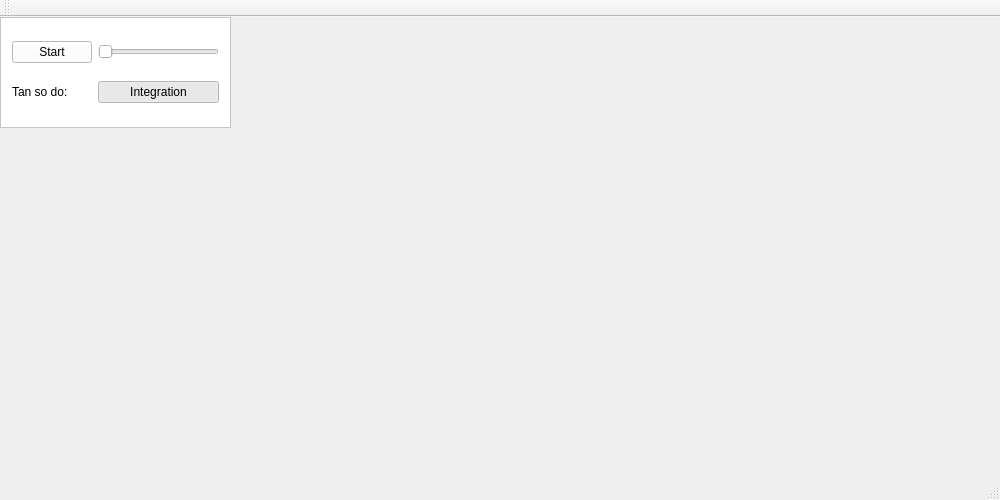
<?xml version="1.0" encoding="UTF-8"?>
<ui version="4.0">
 <class>MainWindow</class>
 <widget class="QMainWindow" name="MainWindow">
  <property name="geometry">
   <rect>
    <x>0</x>
    <y>0</y>
    <width>1000</width>
    <height>500</height>
   </rect>
  </property>
  <property name="windowTitle">
   <string>MainWindow</string>
  </property>
  <widget class="QWidget" name="centralWidget">
   <widget class="QFrame" name="frame">
    <property name="geometry">
     <rect>
      <x>0</x>
      <y>0</y>
      <width>231</width>
      <height>111</height>
     </rect>
    </property>
    <property name="styleSheet">
     <string notr="true">background-color: rgb(255, 255, 255);</string>
    </property>
    <property name="frameShape">
     <enum>QFrame::StyledPanel</enum>
    </property>
    <property name="frameShadow">
     <enum>QFrame::Raised</enum>
    </property>
    <layout class="QGridLayout" name="gridLayout">
     <item row="0" column="0">
      <widget class="QPushButton" name="pushButtonStart">
       <property name="text">
        <string>Start</string>
       </property>
      </widget>
     </item>
     <item row="1" column="0">
      <widget class="QLabel" name="labelFreq">
       <property name="styleSheet">
        <string notr="true"/>
       </property>
       <property name="text">
        <string>Tan so do:</string>
       </property>
      </widget>
     </item>
     <item row="0" column="1">
      <widget class="QSlider" name="horizontalSliderScaleValue">
       <property name="minimum">
        <number>1</number>
       </property>
       <property name="maximum">
        <number>100</number>
       </property>
       <property name="pageStep">
        <number>2</number>
       </property>
       <property name="orientation">
        <enum>Qt::Horizontal</enum>
       </property>
      </widget>
     </item>
     <item row="1" column="1">
      <widget class="QPushButton" name="pushButtonIntegration">
       <property name="text">
        <string>Integration</string>
       </property>
       <property name="checkable">
        <bool>true</bool>
       </property>
       <property name="checked">
        <bool>true</bool>
       </property>
      </widget>
     </item>
    </layout>
   </widget>
  </widget>
  <widget class="QMenuBar" name="menuBar">
   <property name="geometry">
    <rect>
     <x>0</x>
     <y>0</y>
     <width>1000</width>
     <height>21</height>
    </rect>
   </property>
  </widget>
  <widget class="QToolBar" name="mainToolBar">
   <attribute name="toolBarArea">
    <enum>TopToolBarArea</enum>
   </attribute>
   <attribute name="toolBarBreak">
    <bool>false</bool>
   </attribute>
  </widget>
  <widget class="QStatusBar" name="statusBar"/>
 </widget>
 <layoutdefault spacing="6" margin="11"/>
 <resources/>
 <connections/>
</ui>
